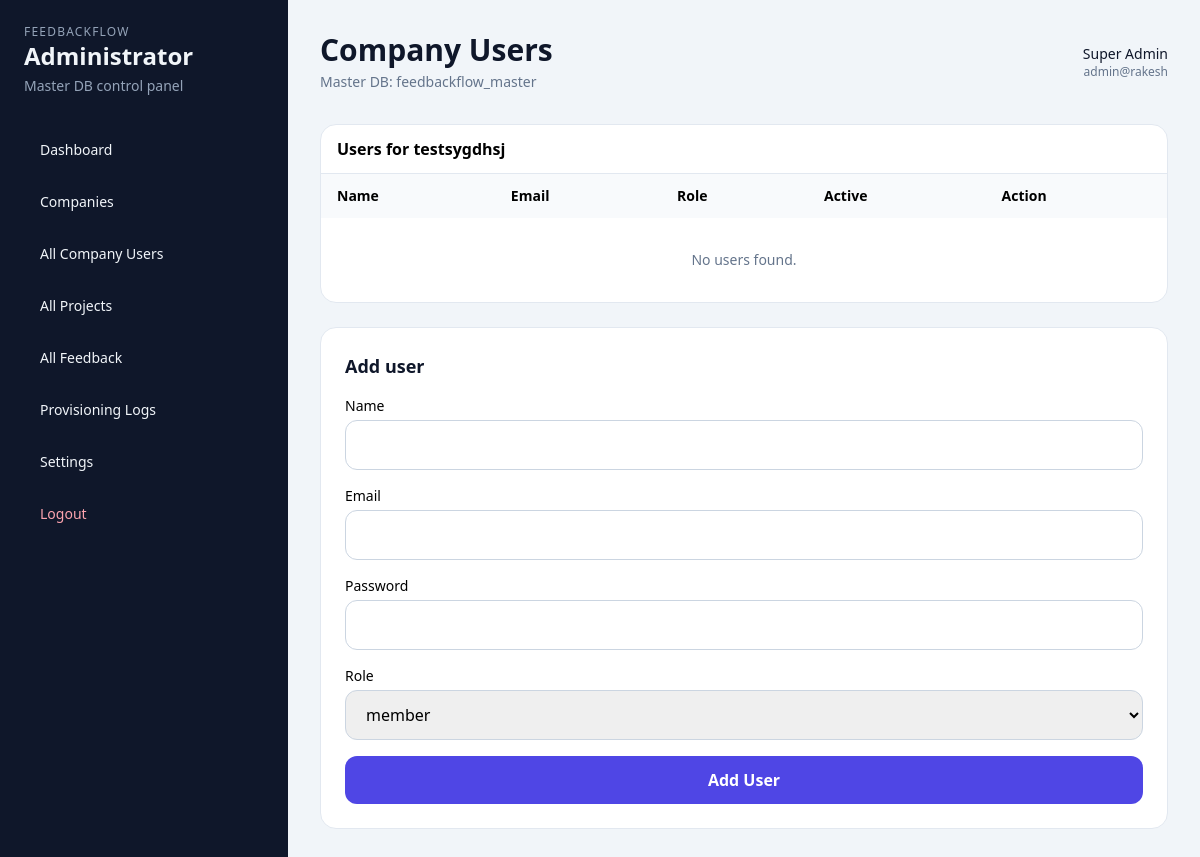
The app's page /administrator/company_users.php?id=2 (signed in) with its own data.
### tables this page shows
CREATE TABLE IF NOT EXISTS `ff_super_admins` (
  `id` INT AUTO_INCREMENT PRIMARY KEY,
  `name` VARCHAR(100) NOT NULL,
  `email` VARCHAR(191) NOT NULL UNIQUE,
  `password` VARCHAR(255) NOT NULL,
  `is_active` TINYINT(1) NOT NULL DEFAULT 1,
  `created_at` DATETIME DEFAULT CURRENT_TIMESTAMP
);

CREATE TABLE `ff_companies` (
  `id` int(11) NOT NULL,
  `name` varchar(150) NOT NULL,
  `slug` varchar(150) NOT NULL,
  `email` varchar(191) DEFAULT NULL,
  `phone` varchar(50) DEFAULT NULL,
  `website` varchar(255) DEFAULT NULL,
  `logo` varchar(255) DEFAULT NULL,
  `address` text DEFAULT NULL,
  `city` varchar(100) DEFAULT NULL,
  `country` varchar(100) DEFAULT NULL,
  `timezone` varchar(100) NOT NULL DEFAULT 'UTC',
  `language` varchar(10) NOT NULL DEFAULT 'en',
  `plan` enum('free','starter','growth','pro','enterprise') NOT NULL DEFAULT 'free',
  `onboarding_complete` tinyint(1) NOT NULL DEFAULT 0,
  `trial_ends_at` datetime DEFAULT NULL,
  `signup_source` varchar(80) DEFAULT NULL,
  `signup_ip` varchar(45) DEFAULT NULL,
  `plan_expires_at` datetime DEFAULT NULL,
  `billing_cycle` enum('monthly','yearly') NOT NULL DEFAULT 'monthly',
  `is_active` tinyint(1) NOT NULL DEFAULT 1,
  `vat_number` varchar(50) DEFAULT NULL,
  `vat_rate` decimal(5,2) NOT NULL DEFAULT 0.00,
  `billing_email` varchar(191) DEFAULT NULL,
  `billing_name` varchar(191) DEFAULT NULL,
  `billing_address` text DEFAULT NULL,
  `billing_city` varchar(100) DEFAULT NULL,
  `billing_zip` varchar(20) DEFAULT NULL,
  `billing_country` varchar(100) DEFAULT NULL,
  `notes` text DEFAULT NULL,
  `created_at` datetime NOT NULL DEFAULT current_timestamp()
);

### includes/db-manager.php (called while the page is built, shortened)
<?php
class DBManager {
    private static array $pool = [];
    public static function master(): PDO {
        if (empty(self::$pool['master'])) {
            self::$pool['master'] = self::buildPdo(
                MASTER_DB_HOST,
                MASTER_DB_PORT,
                MASTER_DB_NAME,
                MASTER_DB_USER,
                MASTER_DB_PASS
            );
        }
        return self::$pool['master'];
    }
    private static function buildPdo(
        string $host,
        int $port,
        string $dbname,
        string $user,
        string $pass
    ): PDO {
        $dsn = "mysql:host=$host;port=$port;dbname=$dbname;charset=utf8mb4";
        return new PDO($dsn, $user, $pass, [
            PDO::ATTR_ERRMODE            => PDO::ERRMODE_EXCEPTION,
            PDO::ATTR_DEFAULT_FETCH_MODE => PDO::FETCH_ASSOC,
            PDO::ATTR_EMULATE_PREPARES   => false,
            PDO::ATTR_PERSISTENT         => false,
        ]);
    }
}

### administrator/_bootstrap.php (called while the page is built, shortened)
<?php
require_once dirname(__DIR__) . '/includes/db-manager.php';
function admin_h($value): string {
    return htmlspecialchars((string)$value, ENT_QUOTES, 'UTF-8');
}
function admin_pdo(): PDO {
    return DBManager::master();
}
function admin_user(): ?array {
    $stmt = admin_pdo()->prepare("SELECT * FROM ff_super_admins WHERE id = ? AND is_active = 1 LIMIT 1");
    $stmt->execute([$_SESSION['super_admin_id']]);
    return $stmt->fetch(PDO::FETCH_ASSOC) ?: null;
}
function admin_require_login(): array {
    $user = admin_user();
    return $user;
}
function admin_safe_row(PDO $pdo, string $sql, array $params = []): ?array {
    try {
        $stmt = $pdo->prepare($sql);
        $stmt->execute($params);
        return $stmt->fetch(PDO::FETCH_ASSOC) ?: null;
    } catch (Throwable $e) {
        return null;
    }
}
function admin_company_by_id(int $companyId): ?array {
    return admin_safe_row(admin_pdo(), "SELECT * FROM ff_companies WHERE id = ? LIMIT 1", [$companyId]);
}

### administrator/company_users.php (the view, shortened to what this page needs)
<?php
require_once __DIR__ . '/_bootstrap.php';
$adminUser = admin_require_login();
$companyId = (int)($_GET['id'] ?? 0);
$company = admin_company_by_id($companyId);
$tenantError = null;
$tenant = null;
$rows = $tenant ? admin_safe_rows($tenant, "SELECT id,name,email,role,is_active,created_at FROM ff_users ORDER BY id DESC") : [];
?>
<?php if (!$company): ?>
<div class="bg-white rounded-2xl border border-slate-200 p-6">Company not found.</div>
<?php elseif ($tenantError): ?>
<div class="bg-white rounded-2xl border border-amber-200 bg-amber-50 text-amber-700 p-6"><?= admin_h($tenantError) ?></div>
<?php else: ?>
<div class="grid grid-cols-1 xl:grid-cols-3 gap-6">
<div class="xl:col-span-2 bg-white rounded-2xl border border-slate-200 overflow-hidden">
<div class="px-4 py-3 border-b border-slate-200 font-semibold">Users for <?= admin_h($company['name'] ?? '') ?></div>
<table class="w-full text-sm">
<thead class="bg-slate-50"><tr><th class="text-left px-4 py-3">Name</th><th class="text-left px-4 py-3">Email</th><th class="text-left px-4 py-3">Role</th><th class="text-left px-4 py-3">Active</th><th class="text-left px-4 py-3">Action</th></tr></thead>
<tbody>
<?php if (!$rows): ?><tr><td colspan="5" class="px-4 py-8 text-center text-slate-500">No users found.</td></tr><?php endif; ?>
</tbody></table></div>
<div class="bg-white rounded-2xl border border-slate-200 p-6">
<h2 class="text-lg font-semibold text-slate-900 mb-4">Add user</h2>
<form method="post" class="space-y-4">
<div><label class="block text-sm mb-1">Name</label><input name="name" required class="w-full rounded-xl border border-slate-300 px-4 py-3"></div>
<div><label class="block text-sm mb-1">Email</label><input type="email" name="email" required class="w-full rounded-xl border border-slate-300 px-4 py-3"></div>
<div><label class="block text-sm mb-1">Password</label><input type="password" name="password" required class="w-full rounded-xl border border-slate-300 px-4 py-3"></div>
<div><label class="block text-sm mb-1">Role</label><select name="role" class="w-full rounded-xl border border-slate-300 px-4 py-3"><option selected>member</option></select></div>
<button class="w-full rounded-xl bg-indigo-600 text-white py-3 font-semibold">Add User</button>
</form>
</div>
</div>
<?php endif; ?>
<?php
$content = ob_get_clean();
$pageTitle = 'Company Users';
include __DIR__ . '/_layout.php';

### administrator/_layout.php (shortened to what this page needs)
<!DOCTYPE html>
<html lang="en">
<head>
  <script src="https://cdn.tailwindcss.com"></script>
</head>
<body class="bg-slate-100 min-h-screen">
  <div class="min-h-screen flex">
    <aside class="w-72 bg-slate-900 text-slate-100 p-6">
      <div class="mb-8">
        <div class="text-xs uppercase tracking-widest text-slate-400">FeedbackFlow</div>
        <div class="text-2xl font-bold">Administrator</div>
        <div class="text-sm text-slate-400 mt-1">Master DB control panel</div>
      </div>
      <nav class="space-y-2 text-sm">
        <a class="block px-4 py-3 rounded-xl hover:bg-slate-800" href="dashboard.php">Dashboard</a>
        <a class="block px-4 py-3 rounded-xl hover:bg-slate-800" href="companies.php">Companies</a>
        <a class="block px-4 py-3 rounded-xl hover:bg-slate-800" href="users.php">All Company Users</a>
        <a class="block px-4 py-3 rounded-xl hover:bg-slate-800" href="projects.php">All Projects</a>
        <a class="block px-4 py-3 rounded-xl hover:bg-slate-800" href="feedback.php">All Feedback</a>
        <a class="block px-4 py-3 rounded-xl hover:bg-slate-800" href="provisioning_logs.php">Provisioning Logs</a>
        <a class="block px-4 py-3 rounded-xl hover:bg-slate-800" href="settings.php">Settings</a>
        <a class="block px-4 py-3 rounded-xl text-rose-300 hover:bg-slate-800" href="logout.php">Logout</a>
      </nav>
    </aside>
    <main class="flex-1 p-8">
      <header class="flex items-center justify-between mb-8">
        <div>
          <h1 class="text-3xl font-bold text-slate-900"><?= admin_h($pageTitle ?? 'Administrator') ?></h1>
          <p class="text-sm text-slate-500 mt-1">Master DB: <?= defined('MASTER_DB_NAME') ? admin_h(MASTER_DB_NAME) : 'not set' ?></p>
        </div>
        <div class="text-right">
          <div class="text-sm font-medium text-slate-900"><?= admin_h($adminUser['name'] ?? '') ?></div>
          <div class="text-xs text-slate-500"><?= admin_h($adminUser['email'] ?? '') ?></div>
        </div>
      </header>
      <?= $content ?>
    </main>
  </div>
</body>
</html>

### records on screen
ff_super_admins: name "Super Admin", email "admin@rakesh"
ff_companies: name "testsygdhsj"

### other values on screen
admin_h($pageTitle ?? 'Administrator') "Company Users"
admin_h(MASTER_DB_NAME) "feedbackflow_master"
